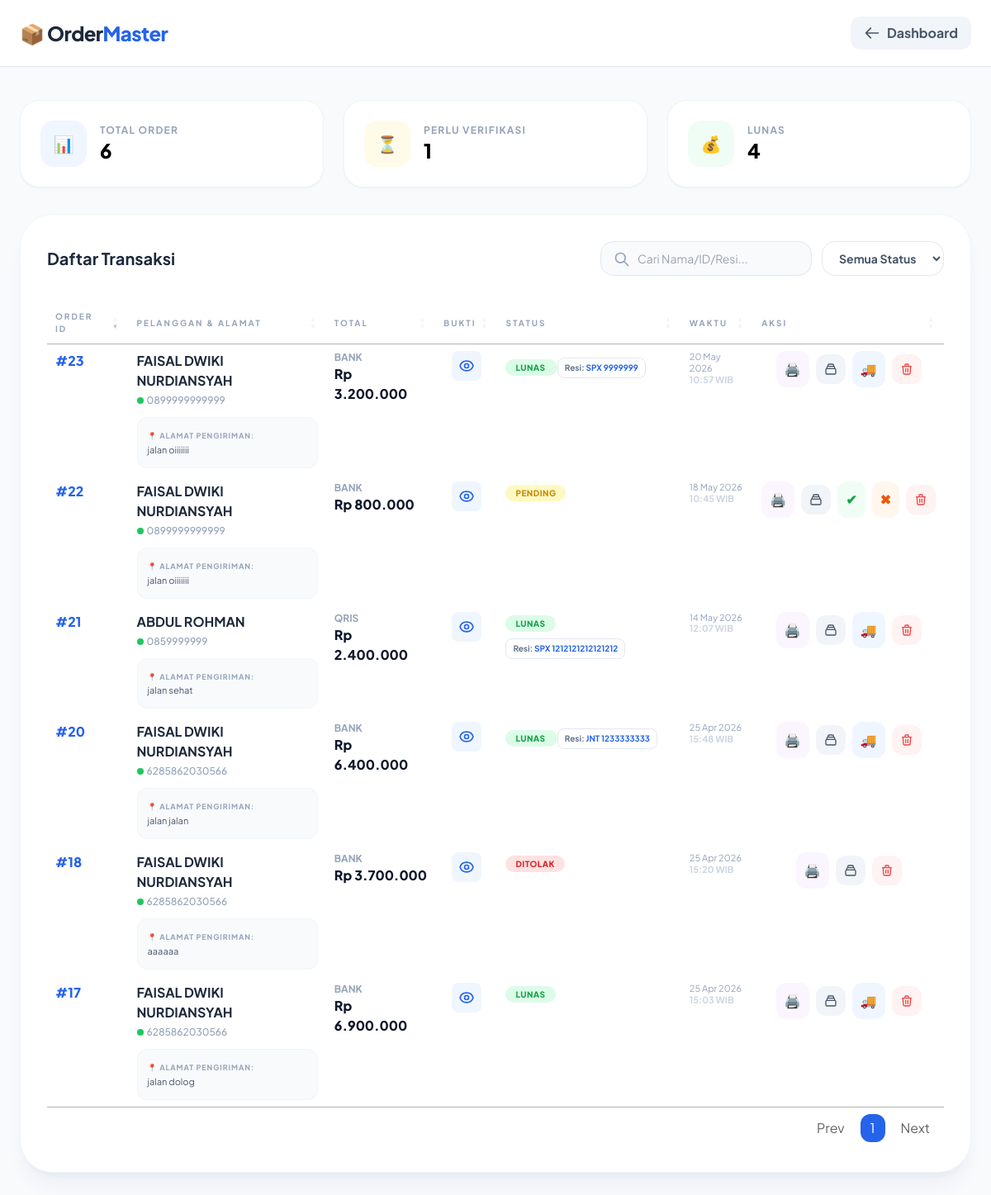
Screenshot of /admin/orders.php (signed in) with the database file from the repository.
### tables this page shows
CREATE TABLE `orders` (
  `id` int(11) NOT NULL,
  `nama` varchar(100) DEFAULT NULL,
  `alamat` text DEFAULT NULL,
  `total` int(11) DEFAULT NULL,
  `created_at` timestamp NOT NULL DEFAULT current_timestamp(),
  `metode` varchar(20) DEFAULT NULL,
  `bukti` varchar(255) DEFAULT NULL,
  `status` varchar(20) DEFAULT 'pending',
  `no_resi` varchar(50) DEFAULT NULL,
  `no_wa` varchar(20) DEFAULT NULL,
  `customer_id` int(11) DEFAULT NULL
);

### admin/orders.php (the view, shortened to what this page needs)
<?php
include 'config.php';
?>
<!DOCTYPE html>
<html lang="id">
<head>
    <script src="https://cdn.tailwindcss.com"></script>
    <link href="https://cdn.datatables.net/1.13.6/css/jquery.dataTables.min.css" rel="stylesheet">
</head>
<body class="bg-slate-50 min-h-screen pb-20">
<nav class="bg-white border-b border-slate-200 mb-10 sticky top-0 z-50">
    <div class="max-w-7xl mx-auto px-6 h-20 flex justify-between items-center">
        <h1 class="text-2xl font-black text-slate-800 tracking-tight">📦 Order<span class="text-blue-600">Master</span></h1>
        <a href="index.php" class="flex items-center gap-2 bg-slate-100 px-4 py-2 rounded-xl text-slate-600 hover:bg-blue-600 hover:text-white font-bold transition">
            <svg xmlns="http://www.w3.org/2000/svg" class="w-5 h-5" fill="none" viewBox="0 0 24 24" stroke="currentColor"><path stroke-linecap="round" stroke-linejoin="round" stroke-width="2" d="M10 19l-7-7m0 0l7-7m-7 7h18" /></svg>
            Dashboard
        </a>
    </div>
</nav>
<div class="max-w-7xl mx-auto px-6">
    <div class="grid grid-cols-1 md:grid-cols-3 gap-6 mb-8">
        <div class="bg-white p-6 rounded-3xl shadow-sm border border-slate-100 flex items-center gap-4">
            <div class="w-14 h-14 bg-blue-50 text-blue-600 rounded-2xl flex items-center justify-center text-xl">📊</div>
            <div>
                <p class="text-slate-400 text-xs font-bold uppercase tracking-widest">Total Order</p>
                <h3 class="text-2xl font-black"><?= $conn->query("SELECT id FROM orders")->num_rows ?></h3>
            </div>
        </div>
        <div class="bg-white p-6 rounded-3xl shadow-sm border border-slate-100 flex items-center gap-4">
            <div class="w-14 h-14 bg-yellow-50 text-yellow-600 rounded-2xl flex items-center justify-center text-xl">⏳</div>
            <div>
                <p class="text-slate-400 text-xs font-bold uppercase tracking-widest">Perlu Verifikasi</p>
                <h3 class="text-2xl font-black"><?= $conn->query("SELECT id FROM orders WHERE status='pending'")->num_rows ?></h3>
            </div>
        </div>
        <div class="bg-white p-6 rounded-3xl shadow-sm border border-slate-100 flex items-center gap-4">
            <div class="w-14 h-14 bg-green-50 text-green-600 rounded-2xl flex items-center justify-center text-xl">💰</div>
            <div>
                <p class="text-slate-400 text-xs font-bold uppercase tracking-widest">Lunas</p>
                <h3 class="text-2xl font-black"><?= $conn->query("SELECT id FROM orders WHERE status='lunas'")->num_rows ?></h3>
            </div>
        </div>
    </div>
    <div class="bg-white p-8 rounded-[2.5rem] shadow-xl shadow-blue-900/5 border border-slate-100">
        <div class="flex flex-col md:flex-row md:items-center justify-between gap-4 mb-8">
            <h2 class="text-xl font-bold text-slate-800">Daftar Transaksi</h2>
            <div class="flex flex-wrap items-center gap-3">
                <div class="relative">
                    <input type="text" id="customSearch" placeholder="Cari Nama/ID/Resi..."
                        class="bg-slate-50 border border-slate-200 rounded-2xl px-5 py-2.5 pl-11 text-sm outline-none focus:ring-2 focus:ring-blue-500 w-64 transition">
                    <svg xmlns="http://www.w3.org/2000/svg" class="w-5 h-5 absolute left-4 top-3 text-slate-400" fill="none" viewBox="0 0 24 24" stroke="currentColor">
                        <path stroke-linecap="round" stroke-linejoin="round" stroke-width="2" d="M21 21l-6-6m2-5a7 7 0 11-14 0 7 7 0 0114 0z" />
                    </svg>
                </div>
                <select id="filterStatus" class="bg-white border border-slate-200 rounded-2xl px-4 py-2.5 text-sm font-bold text-slate-600 outline-none focus:ring-2 focus:ring-blue-500 cursor-pointer">
                    <option value="">Semua Status</option>
                </select>
            </div>
        </div>
        <table id="tableOrders" class="w-full text-slate-700">
            <thead>
                <tr class="text-left text-slate-400 text-[10px] uppercase tracking-[0.2em]">
                    <th class="pb-4">Order ID</th>
                    <th class="pb-4">Pelanggan & Alamat</th>
                    <th class="pb-4">Total</th>
                    <th class="pb-4 text-center">Bukti</th>
                    <th class="pb-4">Status</th>
                    <th class="pb-4">Waktu</th>
                    <th class="pb-4 text-center">Aksi</th>
                </tr>
            </thead>
            <tbody class="divide-y divide-slate-50">
            <?php
            $orders = $conn->query("SELECT * FROM orders ORDER BY id DESC");
            while ($o = $orders->fetch_assoc()):
                $wa = preg_replace('/[^0-9]/', '', $o['no_wa']);
                if (substr($wa,0,1) == '0') $wa = '62' . substr($wa,1);
                $status = $o['status'] ?? 'pending';
                $badgeClass = match($status) {
                    'lunas' => 'bg-green-100 text-green-600',
                    'ditolak' => 'bg-red-100 text-red-600',
                    default => 'bg-yellow-100 text-yellow-600'
                };
            ?>
                <tr class="hover:bg-slate-50/50 transition">
                    <td class="py-5 font-black text-blue-600 align-top">#<?= $o['id'] ?></td>
                    <td class="py-5 align-top">
                        <div class="font-bold text-slate-800"><?= htmlspecialchars($o['nama']) ?></div>
                        <div class="flex items-center gap-1 mt-1 mb-3">
                            <span class="w-2 h-2 bg-green-500 rounded-full animate-pulse"></span>
                            <a href="https://wa.me/<?= $wa ?>" target="_blank" class="text-xs text-slate-400 hover:text-green-500 font-medium"><?= $o['no_wa'] ?></a>
                        </div>
                        <div class="mt-2 text-[11px] text-slate-600 leading-relaxed bg-slate-50 p-3 rounded-xl border border-slate-100 max-w-xs">
                            <span class="font-bold text-slate-400 uppercase tracking-widest text-[9px]">📍 Alamat Pengiriman:</span><br>
                            <?= nl2br(htmlspecialchars($o['alamat'] ?? '-')) ?>
                        </div>
                    </td>
                    <td class="py-5 align-top">
                        <div class="text-xs text-slate-400 font-bold"><?= strtoupper($o['metode']) ?></div>
                        <div class="font-black text-slate-900">Rp <?= number_format($o['total'],0,',','.') ?></div>
                    </td>
                    <td class="py-5 text-center align-top">
                        <?php if($o['bukti']): ?>
                            <a href="uploads/bukti_bayar/<?= $o['bukti'] ?>" target="_blank" class="inline-flex p-2 bg-blue-50 text-blue-600 rounded-lg hover:bg-blue-600 hover:text-white transition">
                            </a>
                        <?php else: ?>
                            <span class="text-slate-300 italic text-xs">Belum upload</span>
                        <?php endif; ?>
                    </td>
                    <td class="py-5 align-top">
                        <span class="px-3 py-1 rounded-full text-[10px] font-black uppercase tracking-wider <?= $badgeClass ?>">
                            <?= $status ?>
                        </span>
                        <?php if ($status == 'lunas' && !empty($o['no_resi'])): ?>
                            <div class="mt-2 text-[10px] font-bold text-slate-500 border border-slate-200 inline-block px-2 py-1 rounded-lg">
                                Resi: <span class="text-blue-600"><?= htmlspecialchars($o['no_resi']) ?></span>
                            </div>
                        <?php endif; ?>
                    </td>
                    <td class="py-5 text-slate-400 text-[11px] leading-tight align-top">
                        <?= date('d M Y', strtotime($o['created_at'])) ?><br>
                        <span class="font-bold text-slate-300"><?= date('H:i', strtotime($o['created_at'])) ?> WIB</span>
                    </td>
                    <td class="py-5 align-top">
                        <div class="flex items-center justify-center gap-2">
                            <a href="invoice.php?id=<?= $o['id'] ?>" target="_blank" title="Cetak Invoice" class="p-2.5 bg-purple-50 text-purple-600 rounded-xl hover:bg-purple-600 hover:text-white transition font-bold">
                                🖨️
                            </a>
                            <button class="detailBtn p-2.5 bg-slate-100 text-slate-600 rounded-xl hover:bg-blue-600 hover:text-white transition" data-id="<?= $o['id'] ?>" title="Detail Pesanan">
                            </button>
                            <?php if ($status == 'pending'): ?>
                                <button onclick="confirmAction('verifikasi', <?= $o['id'] ?>, 'Terima pembayaran ini?')" class="p-2.5 bg-green-50 text-green-600 rounded-xl hover:bg-green-600 hover:text-white transition font-bold" title="Verifikasi Pesanan">✔</button>
                                <button onclick="confirmAction('tolak', <?= $o['id'] ?>, 'Tolak pesanan ini?')" class="p-2.5 bg-orange-50 text-orange-600 rounded-xl hover:bg-orange-600 hover:text-white transition font-bold" title="Tolak Pesanan">✖</button>
                            <?php endif; ?>
                            <?php if ($status == 'lunas'): ?>
                                <button onclick="inputResi(<?= $o['id'] ?>, '<?= htmlspecialchars($o['no_resi'] ?? '') ?>')" class="p-2.5 bg-blue-50 text-blue-600 rounded-xl hover:bg-blue-600 hover:text-white transition font-bold" title="Input/Edit Nomor Resi">
                                    🚚
                                </button>
                            <?php endif; ?>
                            <button onclick="confirmAction('hapus', <?= $o['id'] ?>, 'Hapus permanen data ini?')" class="p-2.5 bg-red-50 text-red-500 rounded-xl hover:bg-red-500 hover:text-white transition" title="Hapus Permanen">
                                <svg xmlns="http://www.w3.org/2000/svg" class="w-4 h-4" fill="none" viewBox="0 0 24 24" stroke="currentColor"><path stroke-linecap="round" stroke-linejoin="round" stroke-width="2" d="M19 7l-.867 12.142A2 2 0 0116.138 21H7.862a2 2 0 01-1.995-1.858L5 7m5 4v6m4-6v6m1-10V4a1 1 0 00-1-1h-4a1 1 0 00-1 1v3M4 7h16" /></svg>
                            </button>
                        </div>
                    </td>
                </tr>
            <?php endwhile; ?>
            </tbody>
        </table>
    </div>
</div>
</body>
</html>

### admin/orders.php (style rules this page uses)
body { font-family: 'Plus Jakarta Sans', sans-serif; }

### rows the page displays
orders: id "23", nama "FAISAL DWIKI NURDIANSYAH", no_wa "0899999999999", alamat "jalan oiiiiiii", metode "BANK", total "3.200.000", status "LUNAS", no_resi "SPX 9999999", created_at "20 May 2026", created_at "10:57"
orders: id "22", nama "FAISAL DWIKI NURDIANSYAH", no_wa "0899999999999", alamat "jalan oiiiiiii", metode "BANK", total "800.000", status "PENDING", created_at "18 May 2026", created_at "10:45"
orders: id "21", nama "ABDUL ROHMAN", no_wa "0859999999", alamat "jalan sehat", metode "QRIS", total "2.400.000", status "LUNAS", no_resi "SPX 1212121212121212", created_at "14 May 2026", created_at "12:07"
orders: id "20", nama "FAISAL DWIKI NURDIANSYAH", no_wa "6285862030566", alamat "jalan jalan", metode "BANK", total "6.400.000", status "LUNAS", no_resi "JNT 1233333333", created_at "25 Apr 2026", created_at "15:48"
orders: id "18", nama "FAISAL DWIKI NURDIANSYAH", no_wa "6285862030566", alamat "aaaaaa", metode "BANK", total "3.700.000", status "DITOLAK", created_at "25 Apr 2026", created_at "15:20"
orders: id "17", nama "FAISAL DWIKI NURDIANSYAH", no_wa "6285862030566", alamat "jalan dolog", metode "BANK", total "6.900.000", status "LUNAS", created_at "25 Apr 2026", created_at "15:03"

### other values shown
$conn->query("SELECT id FROM orders")->num_rows "6"
$conn->query("SELECT id FROM orders WHERE status='pending'")->num_rows "1"
$conn->query("SELECT id FROM orders WHERE status='lunas'")->num_rows "4"
